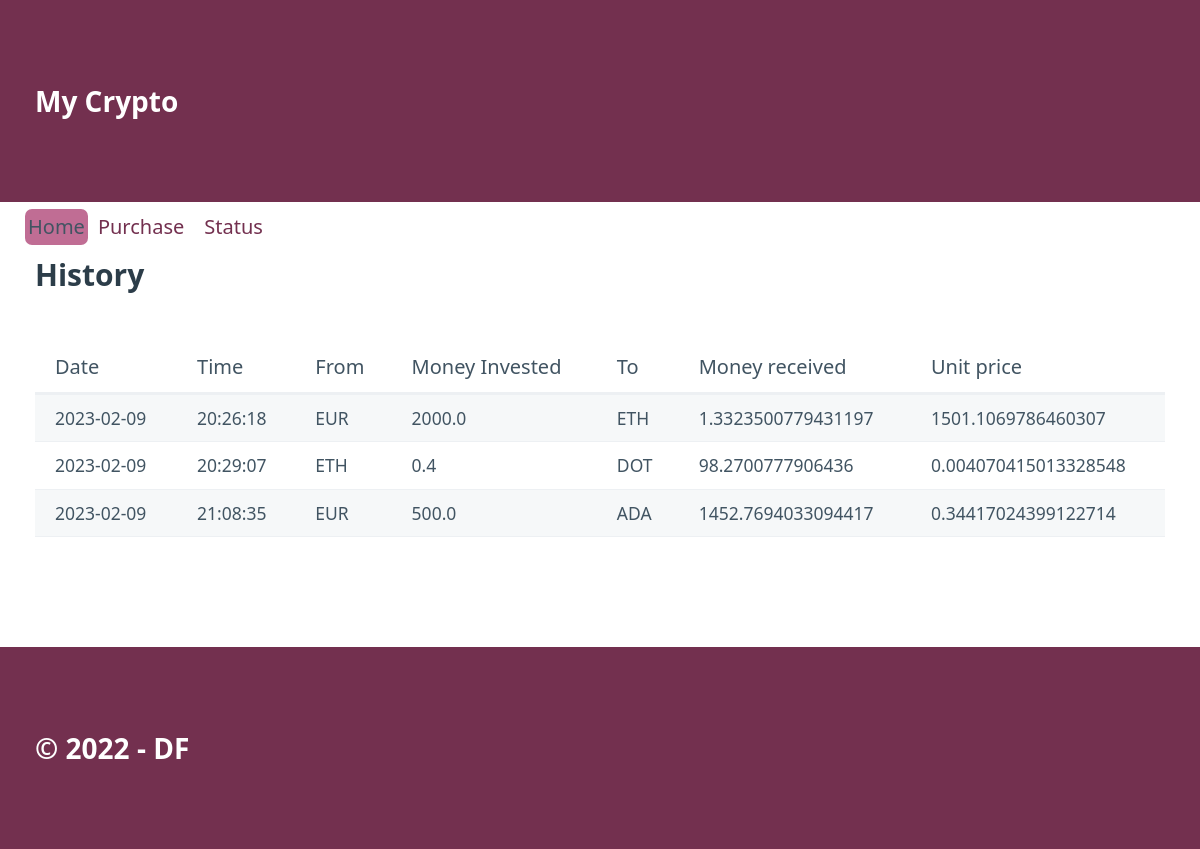
Before: / with the older database file.
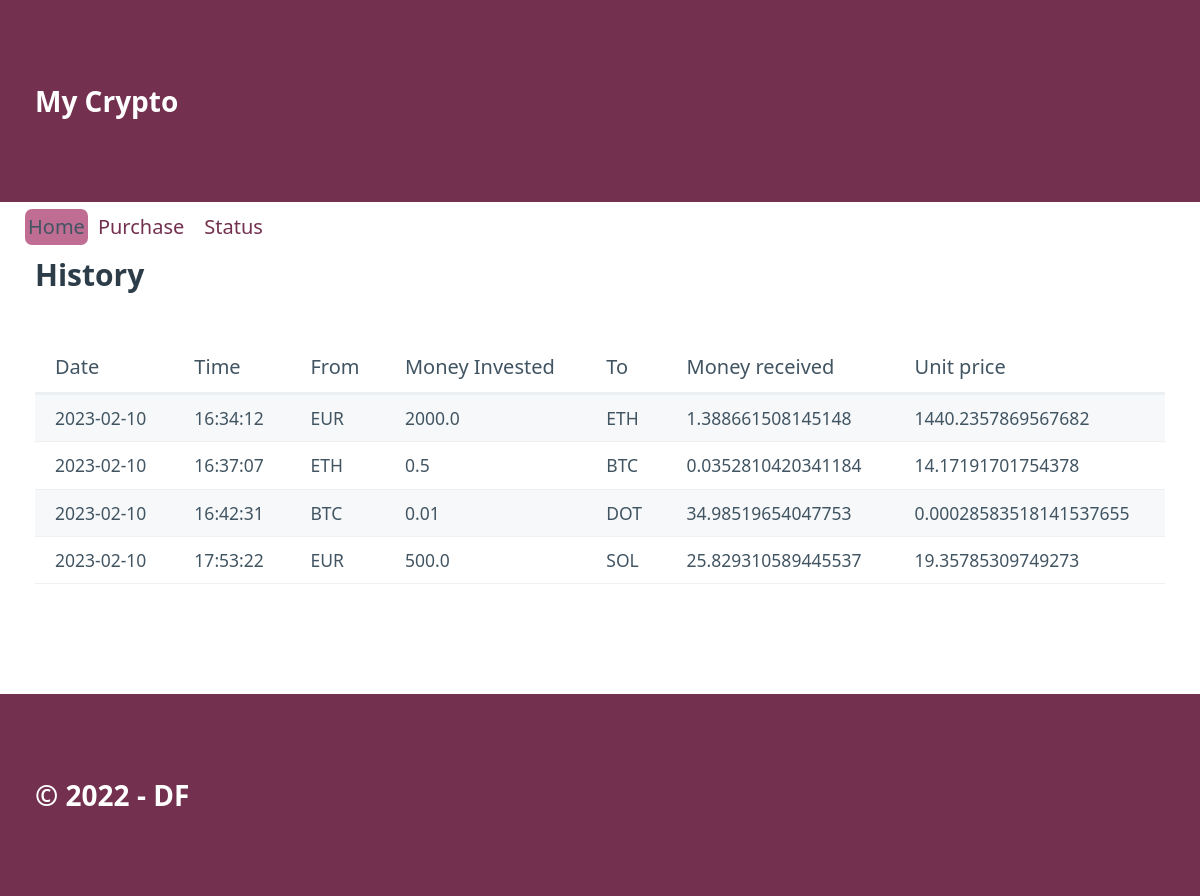
After: the same page with the newer database file.
### tables this page shows
CREATE TABLE "movements" (
	"id"	INTEGER,
	"date"	TEXT NOT NULL,
	"time"	TEXT NOT NULL,
	"from_coin"	TEXT NOT NULL,
	"from_quantity"	REAL NOT NULL,
	"to_coin"	TEXT NOT NULL,
	"to_quantity"	REAL NOT NULL,
	PRIMARY KEY("id" AUTOINCREMENT)
);

### crypto_app/routes.py (the view)
@app.route("/")
def index():
    register = show_all()
    return render_template("index.html", data = register, page = 'home')

### crypto_app/models.py (called while the page is built)
def show_all():
    connect = Conexion("SELECT id,date,time,from_coin,from_quantity,to_coin,to_quantity FROM movements ORDER BY date;")
    rows = connect.res.fetchall()
    columns = connect.res.description
    result = []
    for row in rows:
        data_info = {}
        position = 0
        for field in columns:
            data_info[field[0]] = row[position]
            position += 1
        result.append(data_info)
    connect.con.close()
    return result

### crypto_app/templates/index.html
{% extends "base.html" %} {% block section %}
<section class="container">
    <h3>History</h3>
    {% if data %}
    <table role="grid">
        <thead>
            <tr>
                <th>Date</th>
                <th>Time</th>
                <th>From</th>
                <th>Money Invested</th>
                <th>To</th>
                <th>Money received</th>
                <th>Unit price</th>
            </tr>
        </thead>
        <tbody>
            {% for movements in data %}
            <tr>
                <td>{{movements.date}}</td>
                <td>{{movements.time}}</td>
                <td>{{movements.from_coin}}</td>
                <td>{{movements.from_quantity}}</td>
                <td>{{movements.to_coin}}</td>
                <td>{{movements.to_quantity}}</td>
                <td>{{movements.from_quantity / movements.to_quantity}}</td>
            </tr>
            {% endfor %}
        </tbody>
    </table>
    {% else %}
    <h4>No movements registered</h4>
    {% endif %}
</section>
{% endblock %}

### crypto_app/templates/base.html (shortened to what this page needs)
<!DOCTYPE html>
<html lang="en">
    <head>
        <link rel="stylesheet" href="../static/css/pico-bootstrap-grid.css" />
        <link rel="stylesheet" href="../static/css/styles.css" />
    </head>
    <body>
        <header>
            <div class="container">My Crypto</div>
        </header>
        <nav class="container">
            <ul class="active-nav">
                {% if page == 'home' %}
                <li class="home-active">Home</li>
                <li><a href="/purchase">Purchase</a></li>
                <li><a href="/status">Status</a></li>
                {% endif %}
            </ul>
        </nav>
        {% block section %} {% endblock %}
        <footer>
            <div class="container">&copy; 2022 - DF</div>
        </footer>
    </body>
</html>

### crypto_app/static/css/styles.css (style rules this page uses)
header, footer { background-color: var(--primary); color: var(--primary-inverse); font-size: 1.4em; font-weight: bold; }
body { min-height: 100vh; display: grid; grid-template-rows: auto 50px 1fr auto; margin: 0; }
.home-active, .purchase-active, .status-active { background-color: var(--primary-hover); border-radius: 7px; padding: 3px; }

Changed rows visible on the page:
removed movements: date "2023-02-09", time "20:26:18", from_coin "EUR", from_quantity "2000.0", to_coin "ETH", to_quantity "1.3323500779431197", movements.from_quantity/movements.to_quantity "1501.1069786460307"
removed movements: date "2023-02-09", time "20:29:07", from_coin "ETH", from_quantity "0.4", to_coin "DOT", to_quantity "98.2700777906436", movements.from_quantity/movements.to_quantity "0.004070415013328548"
removed movements: date "2023-02-09", time "21:08:35", from_coin "EUR", from_quantity "500.0", to_coin "ADA", to_quantity "1452.7694033094417", movements.from_quantity/movements.to_quantity "0.34417024399122714"
added movements: date "2023-02-10", time "16:34:12", from_coin "EUR", from_quantity "2000.0", to_coin "ETH", to_quantity "1.388661508145148", movements.from_quantity/movements.to_quantity "1440.2357869567682"
added movements: date "2023-02-10", time "16:37:07", from_coin "ETH", from_quantity "0.5", to_coin "BTC", to_quantity "0.0352810420341184", movements.from_quantity/movements.to_quantity "14.17191701754378"
added movements: date "2023-02-10", time "16:42:31", from_coin "BTC", from_quantity "0.01", to_coin "DOT", to_quantity "34.98519654047753", movements.from_quantity/movements.to_quantity "0.00028583518141537655"
added movements: date "2023-02-10", time "17:53:22", from_coin "EUR", from_quantity "500.0", to_coin "SOL", to_quantity "25.829310589445537", movements.from_quantity/movements.to_quantity "19.35785309749273"
